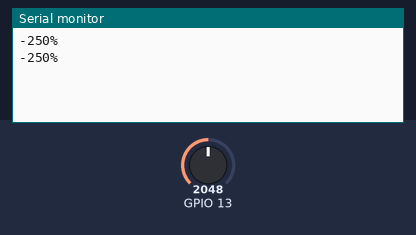
Simulated run of this sketch. Board: ESP32. Parts: the last lines printed to the serial monitor. The inputs (shaded band) are chosen by the test bench; at power-on: GPIO 13 = 2048.

Above: at 1.8 s.
1.9 s: GPIO 13 set to 2866
At 2.7 s:
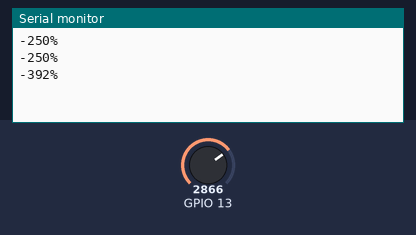
3.4 s: GPIO 13 set to 3603
At 4.8 s:
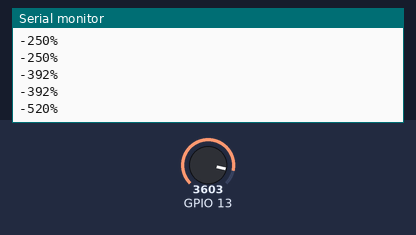
Timing chart, 0 to 6.4 s (numbered marks = the images above; inputs shaded):
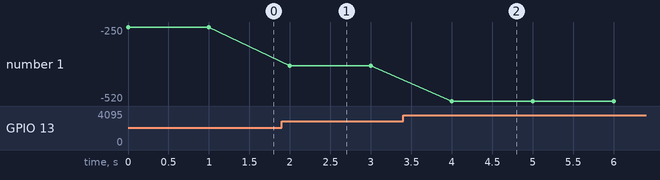

Measured:
- after the input at 1.9 s, the serial monitor: prints a new line after 0.10 s (image 1)
- after the input at 3.4 s, the serial monitor: prints a new line after 0.60 s (image 2)
- plotted number 1: -250 → -392 after the input at 1.9 s, -392 → -520 after the input at 3.4 s

The sketch:

ldresp32.ino
```cpp
float valorLDR;
int LDR;

void setup (){
    Serial.begin(9600);
    pinMode(13, INPUT);
}

void loop (){
    valorLDR = analogRead(13);
    LDR = map(valorLDR, 600, 23, 0, 100);
    Serial.print(LDR);
    Serial.println("%");
    delay(1000);
}
```
